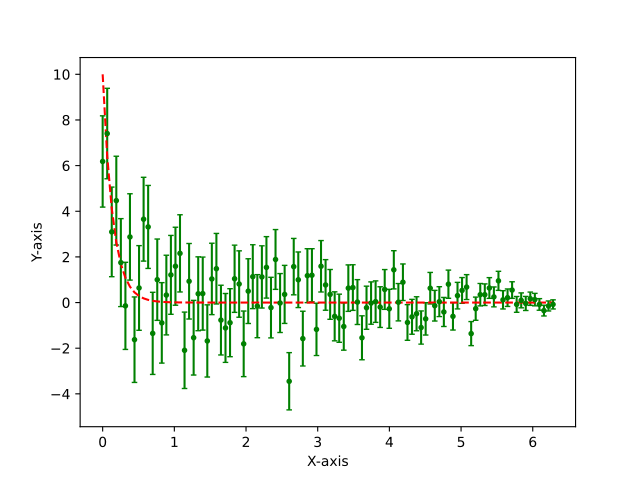

Write the Python code that produced this figure.
import numpy as np
from matplotlib import pyplot as plt

x = np.linspace(0, 2*np.pi, 100)
def f(x, a, b):
    return a * np.exp(-b * x)

a = 10
b = 7
y = f(x, a, b)

sigma = np.linspace(2, 0.2, len(x))
noise = np.random.normal(0, sigma)
y_scattered = y + noise

plt.errorbar(x, y_scattered, color='green', yerr=sigma, fmt='o', markersize=3, capsize=2, label='Scattered Data')
plt.plot(x, y, color='red', linestyle='--')
plt.xlabel('X-axis')
plt.ylabel('Y-axis')
plt.show()
